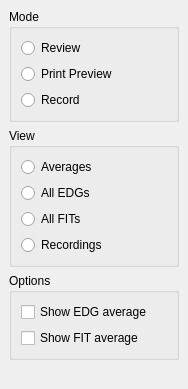
<ui version="4.0" >
 <class>OptionsClass</class>
 <widget class="QWidget" name="OptionsClass" >
  <property name="geometry" >
   <rect>
    <x>0</x>
    <y>0</y>
    <width>188</width>
    <height>389</height>
   </rect>
  </property>
  <property name="windowTitle" >
   <string>Options</string>
  </property>
  <layout class="QVBoxLayout" >
   <property name="margin" >
    <number>9</number>
   </property>
   <property name="spacing" >
    <number>6</number>
   </property>
   <item>
    <widget class="QGroupBox" name="groupBox" >
     <property name="title" >
      <string>Mode</string>
     </property>
     <layout class="QVBoxLayout" >
      <property name="margin" >
       <number>9</number>
      </property>
      <property name="spacing" >
       <number>6</number>
      </property>
      <item>
       <widget class="QRadioButton" name="radioButton" >
        <property name="text" >
         <string>Review</string>
        </property>
       </widget>
      </item>
      <item>
       <widget class="QRadioButton" name="radioButton_2" >
        <property name="text" >
         <string>Print Preview</string>
        </property>
       </widget>
      </item>
      <item>
       <widget class="QRadioButton" name="radioButton_3" >
        <property name="text" >
         <string>Record</string>
        </property>
       </widget>
      </item>
     </layout>
    </widget>
   </item>
   <item>
    <widget class="QGroupBox" name="groupBox_2" >
     <property name="title" >
      <string>View</string>
     </property>
     <layout class="QVBoxLayout" >
      <property name="margin" >
       <number>9</number>
      </property>
      <property name="spacing" >
       <number>6</number>
      </property>
      <item>
       <widget class="QRadioButton" name="radioButton_4" >
        <property name="text" >
         <string>Averages</string>
        </property>
        <property name="icon" >
         <iconset resource="Ead.qrc" >:/images/stock_zoom-in.png</iconset>
        </property>
       </widget>
      </item>
      <item>
       <widget class="QRadioButton" name="radioButton_5" >
        <property name="text" >
         <string>All EDGs</string>
        </property>
       </widget>
      </item>
      <item>
       <widget class="QRadioButton" name="radioButton_6" >
        <property name="text" >
         <string>All FITs</string>
        </property>
       </widget>
      </item>
      <item>
       <widget class="QRadioButton" name="radioButton_7" >
        <property name="text" >
         <string>Recordings</string>
        </property>
       </widget>
      </item>
     </layout>
    </widget>
   </item>
   <item>
    <widget class="QGroupBox" name="groupBox_3" >
     <property name="title" >
      <string>Options</string>
     </property>
     <layout class="QVBoxLayout" >
      <property name="margin" >
       <number>9</number>
      </property>
      <property name="spacing" >
       <number>6</number>
      </property>
      <item>
       <widget class="QCheckBox" name="checkBox" >
        <property name="text" >
         <string>Show EDG average</string>
        </property>
       </widget>
      </item>
      <item>
       <widget class="QCheckBox" name="checkBox_2" >
        <property name="text" >
         <string>Show FIT average</string>
        </property>
       </widget>
      </item>
     </layout>
    </widget>
   </item>
   <item>
    <spacer>
     <property name="orientation" >
      <enum>Qt::Vertical</enum>
     </property>
     <property name="sizeHint" >
      <size>
       <width>20</width>
       <height>40</height>
      </size>
     </property>
    </spacer>
   </item>
  </layout>
 </widget>
 <resources>
  <include location="Ead.qrc" />
 </resources>
 <connections/>
</ui>
